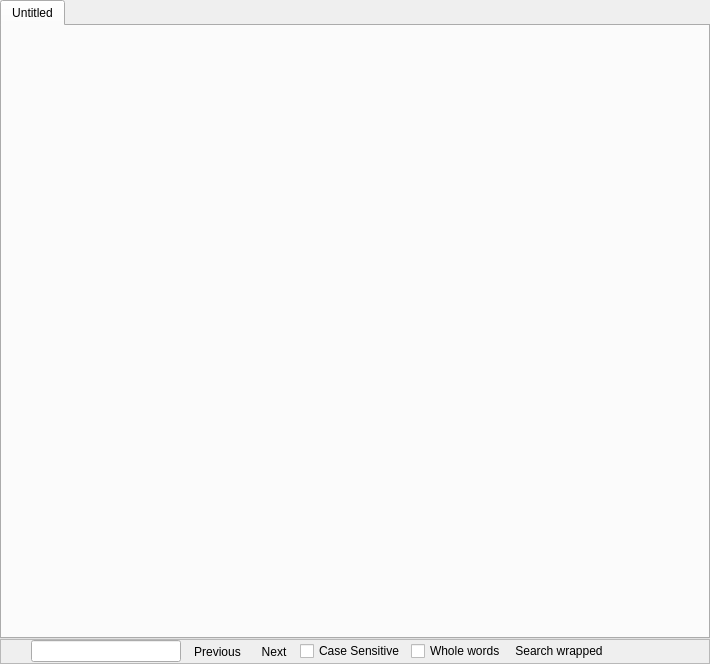
<ui version="4.0" >
 <author></author>
 <comment>*********************************************************************
**
** Copyright (C) 1992-2008 Trolltech ASA. All rights reserved.
**
** This file is part of the Qt Assistant of the Qt Toolkit.
**
** This file may be used under the terms of the GNU General Public
** License versions 2.0 or 3.0 as published by the Free Software
** Foundation and appearing in the files LICENSE.GPL2 and LICENSE.GPL3
** included in the packaging of this file.  Alternatively you may (at
** your option) use any later version of the GNU General Public
** License if such license has been publicly approved by Trolltech ASA
** (or its successors, if any) and the KDE Free Qt Foundation. In
** addition, as a special exception, Trolltech gives you certain
** additional rights. These rights are described in the Trolltech GPL
** Exception version 1.2, which can be found at
** http://www.trolltech.com/products/qt/gplexception/ and in the file
** GPL_EXCEPTION.txt in this package.
**
** Please review the following information to ensure GNU General
** Public Licensing requirements will be met:
** http://trolltech.com/products/qt/licenses/licensing/opensource/. If
** you are unsure which license is appropriate for your use, please
** review the following information:
** http://trolltech.com/products/qt/licenses/licensing/licensingoverview
** or contact the sales department at sales@trolltech.com.
**
** In addition, as a special exception, Trolltech, as the sole
** copyright holder for Qt Designer, grants users of the Qt/Eclipse
** Integration plug-in the right for the Qt/Eclipse Integration to
** link to functionality provided by Qt Designer and its related
** libraries.
**
** This file is provided "AS IS" with NO WARRANTY OF ANY KIND,
** INCLUDING THE WARRANTIES OF DESIGN, MERCHANTABILITY AND FITNESS FOR
** A PARTICULAR PURPOSE. Trolltech reserves all rights not expressly
** granted herein.
**
** This file is provided AS IS with NO WARRANTY OF ANY KIND, INCLUDING THE
** WARRANTY OF DESIGN, MERCHANTABILITY AND FITNESS FOR A PARTICULAR PURPOSE.
**
*********************************************************************</comment>
 <exportmacro></exportmacro>
 <class>TabbedBrowser</class>
 <widget class="QWidget" name="TabbedBrowser" >
  <property name="geometry" >
   <rect>
    <x>0</x>
    <y>0</y>
    <width>710</width>
    <height>664</height>
   </rect>
  </property>
  <property name="windowTitle" >
   <string>TabbedBrowser</string>
  </property>
  <layout class="QVBoxLayout" >
   <property name="margin" >
    <number>0</number>
   </property>
   <property name="spacing" >
    <number>0</number>
   </property>
   <item>
    <widget class="QTabWidget" name="tab" >
     <widget class="QWidget" name="frontpage" >
      <attribute name="title" >
       <string>Untitled</string>
      </attribute>
      <layout class="QGridLayout" >
       <property name="margin" >
        <number>8</number>
       </property>
       <property name="spacing" >
        <number>6</number>
       </property>
      </layout>
     </widget>
    </widget>
   </item>
   <item>
    <widget class="QFrame" name="frameFind" >
     <property name="frameShape" >
      <enum>QFrame::StyledPanel</enum>
     </property>
     <property name="frameShadow" >
      <enum>QFrame::Raised</enum>
     </property>
     <layout class="QHBoxLayout" >
      <property name="margin" >
       <number>0</number>
      </property>
      <property name="spacing" >
       <number>6</number>
      </property>
      <item>
       <widget class="QToolButton" name="toolClose" >
        <property name="text" >
         <string/>
        </property>
        <property name="icon" >
         <iconset resource="assistant.qrc" >:/trolltech/assistant/images/close.png</iconset>
        </property>
        <property name="autoRaise" >
         <bool>true</bool>
        </property>
       </widget>
      </item>
      <item>
       <widget class="QLineEdit" name="editFind" >
        <property name="sizePolicy" >
         <sizepolicy>
          <hsizetype>0</hsizetype>
          <vsizetype>0</vsizetype>
          <horstretch>0</horstretch>
          <verstretch>0</verstretch>
         </sizepolicy>
        </property>
        <property name="minimumSize" >
         <size>
          <width>150</width>
          <height>0</height>
         </size>
        </property>
       </widget>
      </item>
      <item>
       <widget class="QToolButton" name="toolPrevious" >
        <property name="text" >
         <string>Previous</string>
        </property>
        <property name="icon" >
         <iconset resource="assistant.qrc" >:/trolltech/assistant/images/win/previous.png</iconset>
        </property>
        <property name="toolButtonStyle" >
         <enum>Qt::ToolButtonTextBesideIcon</enum>
        </property>
        <property name="autoRaise" >
         <bool>true</bool>
        </property>
       </widget>
      </item>
      <item>
       <widget class="QToolButton" name="toolNext" >
        <property name="minimumSize" >
         <size>
          <width>0</width>
          <height>0</height>
         </size>
        </property>
        <property name="text" >
         <string>Next</string>
        </property>
        <property name="icon" >
         <iconset resource="assistant.qrc" >:/trolltech/assistant/images/win/next.png</iconset>
        </property>
        <property name="toolButtonStyle" >
         <enum>Qt::ToolButtonTextBesideIcon</enum>
        </property>
        <property name="autoRaise" >
         <bool>true</bool>
        </property>
        <property name="arrowType" >
         <enum>Qt::NoArrow</enum>
        </property>
       </widget>
      </item>
      <item>
       <widget class="QCheckBox" name="checkCase" >
        <property name="text" >
         <string>Case Sensitive</string>
        </property>
       </widget>
      </item>
      <item>
       <widget class="QCheckBox" name="checkWholeWords" >
        <property name="text" >
         <string>Whole words</string>
        </property>
       </widget>
      </item>
      <item>
       <widget class="QLabel" name="labelWrapped" >
        <property name="minimumSize" >
         <size>
          <width>0</width>
          <height>20</height>
         </size>
        </property>
        <property name="maximumSize" >
         <size>
          <width>105</width>
          <height>20</height>
         </size>
        </property>
        <property name="text" >
         <string>&lt;img src=":/trolltech/assistant/images/wrap.png">&amp;nbsp;Search wrapped</string>
        </property>
        <property name="textFormat" >
         <enum>Qt::RichText</enum>
        </property>
        <property name="scaledContents" >
         <bool>true</bool>
        </property>
        <property name="alignment" >
         <set>Qt::AlignLeading|Qt::AlignLeft|Qt::AlignVCenter</set>
        </property>
       </widget>
      </item>
      <item>
       <spacer>
        <property name="orientation" >
         <enum>Qt::Horizontal</enum>
        </property>
        <property name="sizeHint" >
         <size>
          <width>81</width>
          <height>21</height>
         </size>
        </property>
       </spacer>
      </item>
     </layout>
    </widget>
   </item>
  </layout>
 </widget>
 <pixmapfunction></pixmapfunction>
 <resources>
  <include location="assistant.qrc" />
 </resources>
 <connections/>
</ui>
